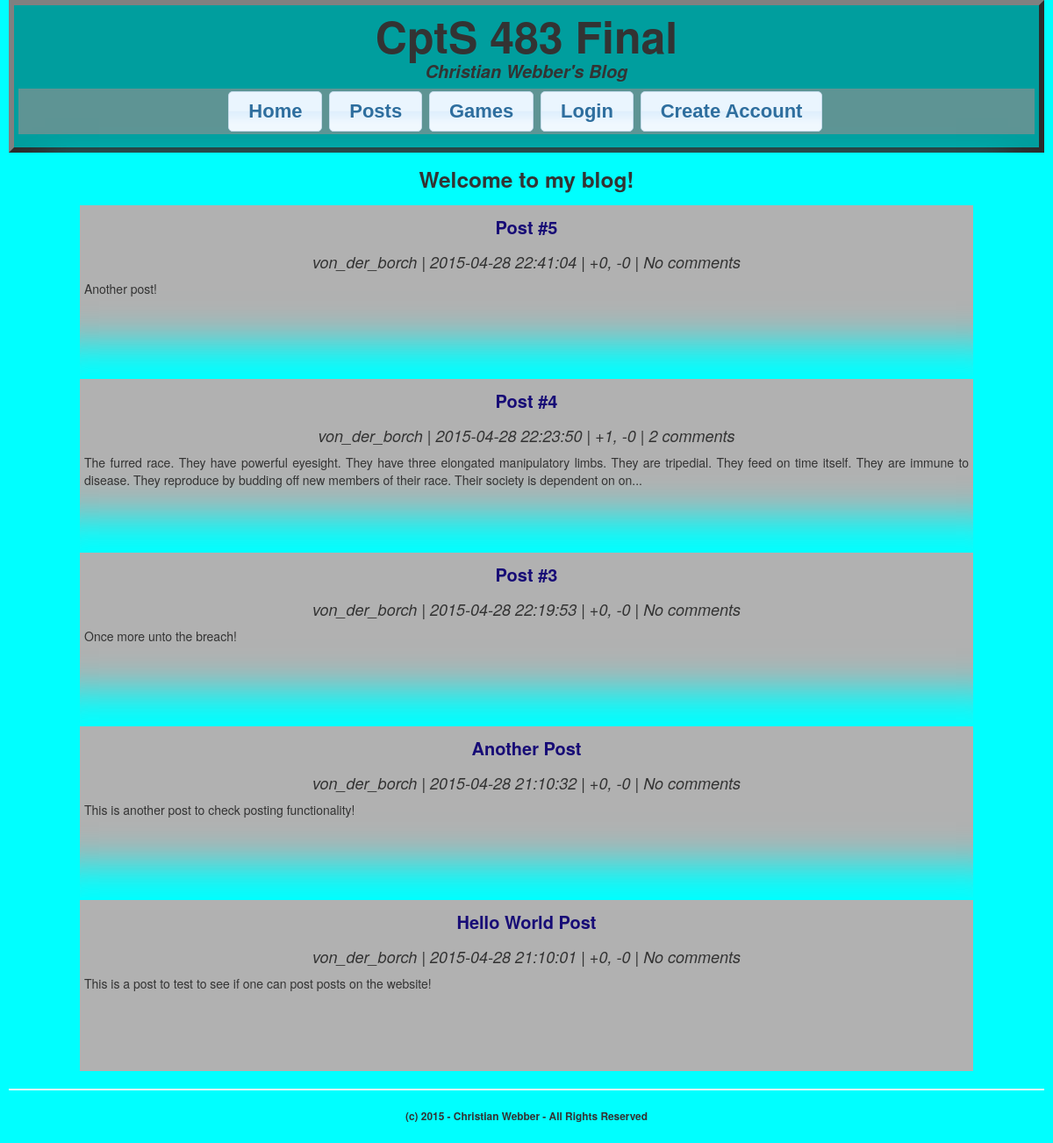
The page / on the database its author committed.
### tables this page shows
CREATE TABLE `posts` (
  `id` int(11) NOT NULL AUTO_INCREMENT,
  `title` varchar(255) DEFAULT NULL,
  `content` longtext,
  `date` timestamp NOT NULL DEFAULT CURRENT_TIMESTAMP,
  `author` varchar(255) NOT NULL,
  `upvotes` int(11) DEFAULT '0',
  `downvotes` int(11) DEFAULT '0',
  `voters` longtext,
  PRIMARY KEY (`id`),
  UNIQUE KEY `idposts_UNIQUE` (`id`)
);

### application/controllers/Blog.php (called while the page is built, shortened)
<?php
class Blog extends CI_Controller
{
    public function __construct()
    {
        $this->load->database();
        $this->load->helper('url');
        $this->load->model('PostModel', 'post');
        $this->load->model('CommentModel', 'comments');
        $this->load->model('UserModel', 'user');
        $this->load->model('GameModel', 'game');
    }
    public function Index()
    {
        $data['posts'] = $this->post->GetAll();
        $this->load->view('header');
        $this->load->view('index', $data);
        $this->load->view('footer');
    }
}

### index.php (called while the page is built, shortened)
<?php
require_once BASEPATH.'core/CodeIgniter.php';

### application/models/PostModel.php (called while the page is built, shortened)
<?php
class PostModel extends CI_Model
{
    public function GetAll()
    {
        $this->db->order_by('date', 'desc');
        $query = $this->db->get('posts');
        return $query->result();
    }
}
?>

### application/models/CommentModel.php (called while the page is built, shortened)
<?php
class CommentModel extends CI_Model
{
    public function GetNumberOfCommentsForPost($postid)
    {
        $this->db->order_by('date', 'desc');
        $query = $this->db->get_where('comments', array('postid' => $postid));
        return $query->num_rows();
    }
}
?>

### application/views/index.php (the view, shortened to what this page needs)
<div id="body-index-body">
    <h3>Welcome to my blog!</h3>
    <div id="body-index-posts">
        <?php
        foreach($posts as $post) :
            if ($counter > 9) break;?>
            <div class="body-index-post">
                <h1>
                    <?php echo anchor("blog/Read/{$post->id}", $post->title); ?>
                </h1>
                <h2>
                    <?php
                        echo $post->author;
                        echo "  |  ";
                        echo $post->date;
                        echo "  |  +";
                        echo $post->upvotes;
                        echo ", -";
                        echo $post->downvotes;
                        echo "  |  ";
                        $comment = new CommentModel();
                        $ccount = $comment->GetNumberOfCommentsForPost($post->id);
                        if ($ccount == 0) {
                            echo "No comments";
                        }
                        elseif ($ccount == 1) {
                            echo "1 comment";
                        }
                        else {
                            echo $ccount." comments";
                        }
                    ?>
                </h2>
                <p>
                    <?php echo substr($post->content, 0, 255);
                    if (strlen($post->content) >= 255)
                    {
                        echo "...";
                    }
                    ?>
                </p>
            </div>
        <?php
        endforeach; ?>
    </div>
</div>

### application/views/header.php (shortened to what this page needs)
<!DOCTYPE HTML>
<html>
<head>
    <link rel="stylesheet" href="<?php echo base_url().'application/styles/reset.css'; ?>" type="text/css" media="screen, projection, handheld">
    <link rel="stylesheet" href="<?php echo base_url().'application/styles/jquery/jquery-ui.css'; ?>" type="text/css" media="screen, projection, handheld">
    <link rel="stylesheet" href="<?php echo base_url().'application/styles/css/bootstrap.css'; ?>" type="text/css" media="screen, projection, handheld">
    <?php
        if(isset($_SESSION["username"])) {
            echo "<link rel='stylesheet' href='".base_url()."application/styles/".$_SESSION["theme"].".css' type='text/css' media='screen, projection, handheld'>";
        }
        else {
            echo "<link rel='stylesheet' href='".base_url()."application/styles/stylesheet.css' type='text/css' media='screen, projection, handheld'>";
        }
    ?>
<head>
<body>
    <div id="header">
        <h1 id="header-title">CptS 483 Final</h1>
        <h4 id="header-subtitle">Christian Webber's Blog</h4>
        <h3 id="header-menu"><button id='home_btn'>Home</button>     <button id='post_btn'>Posts</button>      <button id='game_btn'>Games</button>
        <?php
        if (isset($_SESSION["username"]))
        {
            echo 'Hello '.$_SESSION["fname"];
            if ($_SESSION["rank"] < 3)
            {
                echo "     ";
                echo "<button id='admin_btn'>Administration</button>";
            }
            echo "     ";
            echo "<button id='edit_btn'>Account Settings</button>";
            echo "     <button id='logout_btn'>Logout</button>";
        }
        else
        {
            echo "<button id='login_btn'>Login</button>     <button id='create_btn'>Create Account</button>";
        }
        ?></h3>
    </div>
    <div id="body">

### application/views/footer.php (shortened to what this page needs)
    </div>
    <hr />
    <div id="footer">
        <h6 id="footer-copyright">(c) 2015 - Christian Webber - All Rights Reserved</h6>
    </div>
</body>
</html>

### application/styles/stylesheet.css (style rules this page uses)
#header { margin-left: auto; margin-right: auto; background-color: rgba(0, 0, 0, 0.38); padding: 5px; border-color: #808080; border-width: 6px; border-style: outset; }
#footer { text-align: center; }
body { margin-left: auto; margin-right: auto; min-width: 185px; max-width: 1920px; position: relative; background-color: aqua; padding: 0px 10px 10px 10px; }
#header-title { font-size: 50px; text-align:center; }
#header-subtitle { font-size: 20px; text-align: center; font-style: italic; }
#header-menu { font-size: 20px; text-align: center; color: black; background-color: rgba(143, 143, 143, 0.66); padding: 3px; }
#body { text-align: center; margin: 10px; }
#body a { color: #170c76; }
#body-index-body { text-align: center; }
#body-index-posts { margin-left: auto; margin-right: auto; max-width: 1024px; }
.body-index-post { min-width: 185px; min-height: 185px; max-width: 1024px; font-size: 14px; background-color: #b1b1b1; padding: 5px 5px 5px 5px; margin: 3px 3px 3px 3px; box-shadow: 0px 0px 40px 40px aqua; -webkit-box-shadow: 0px 0px 40px 40px aqua; -moz-box-shadow: 0px 0px 40px 40px aqua; }
.body-index-post h1 { font-size: 20px; font-weight: 800; margin: 0 0 0 0; padding: 0 0 0 0; }
.body-index-post a { color: #170c76; }
.body-index-post h2 { font-size: 18px; font-style: italic; font-weight: 100; margin: 0 0 0 0; padding: 0 0 0 0; }
.body-index-post p { text-align: justify; }

### rows shown on the page
posts: anchor("blog/Read/{$post->id}", $post->title) "Post #5", author "von_der_borch", date "2015-04-28 22:41:04", upvotes "0", downvotes "0", shows "No comments", content "Another post!"
posts: anchor("blog/Read/{$post->id}", $post->title) "Post #4", author "von_der_borch", date "2015-04-28 22:23:50", upvotes "1", downvotes "0", ccount "2", content "The furred race. They have powerful eyesight. They have three elongated manipulatory limbs. They are tripedial. They feed on time itself. They are immune to disease. They reproduce by budding off new members of their race. Their society is dependent on on"
posts: anchor("blog/Read/{$post->id}", $post->title) "Post #3", author "von_der_borch", date "2015-04-28 22:19:53", upvotes "0", downvotes "0", shows "No comments", content "Once more unto the breach!"
posts: anchor("blog/Read/{$post->id}", $post->title) "Another Post", author "von_der_borch", date "2015-04-28 21:10:32", upvotes "0", downvotes "0", shows "No comments", content "This is another post to check posting functionality!"
posts: anchor("blog/Read/{$post->id}", $post->title) "Hello World Post", author "von_der_borch", date "2015-04-28 21:10:01", upvotes "0", downvotes "0", shows "No comments", content "This is a post to test to see if one can post posts on the website!"
